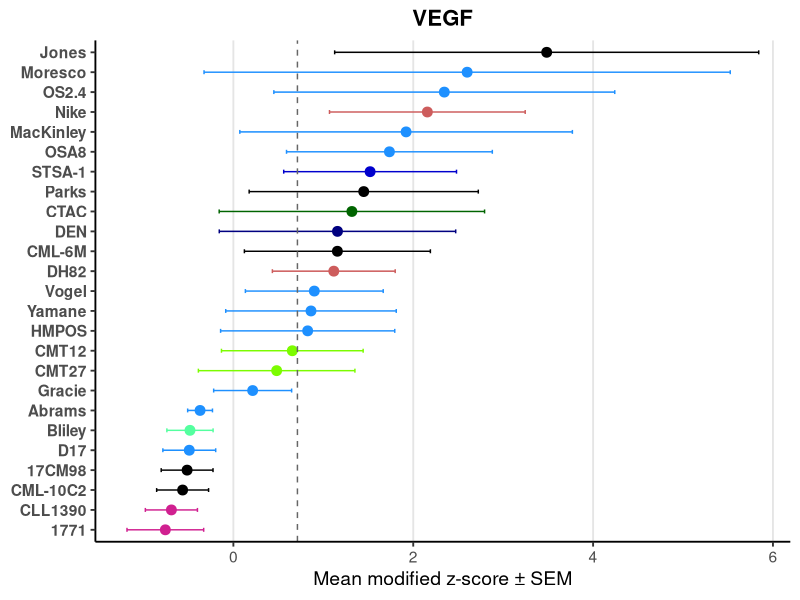
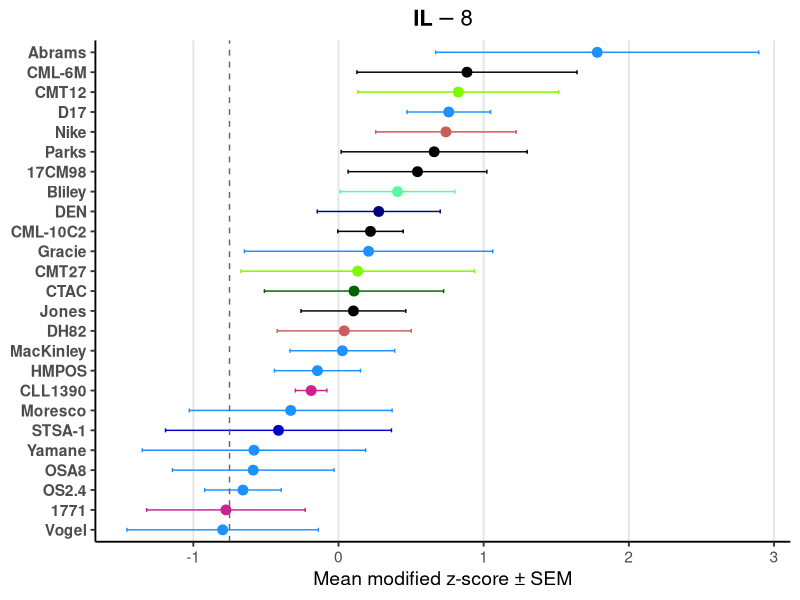
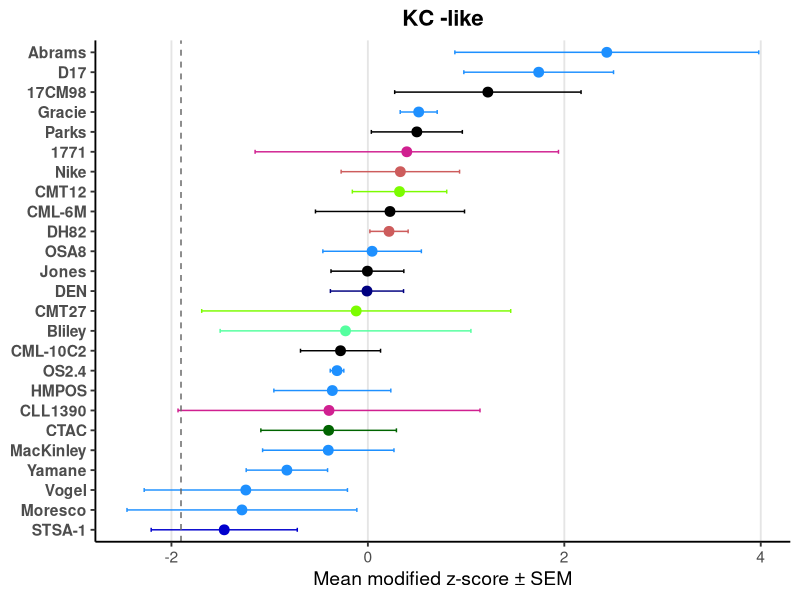
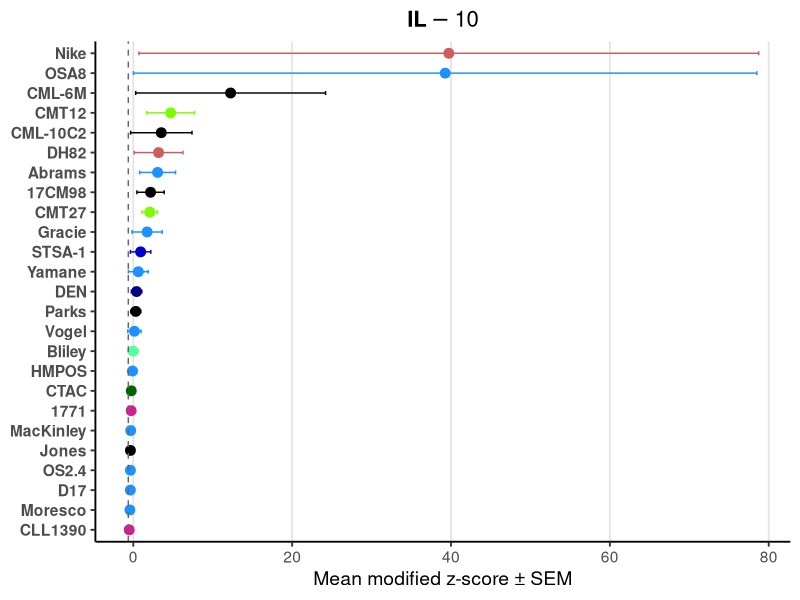
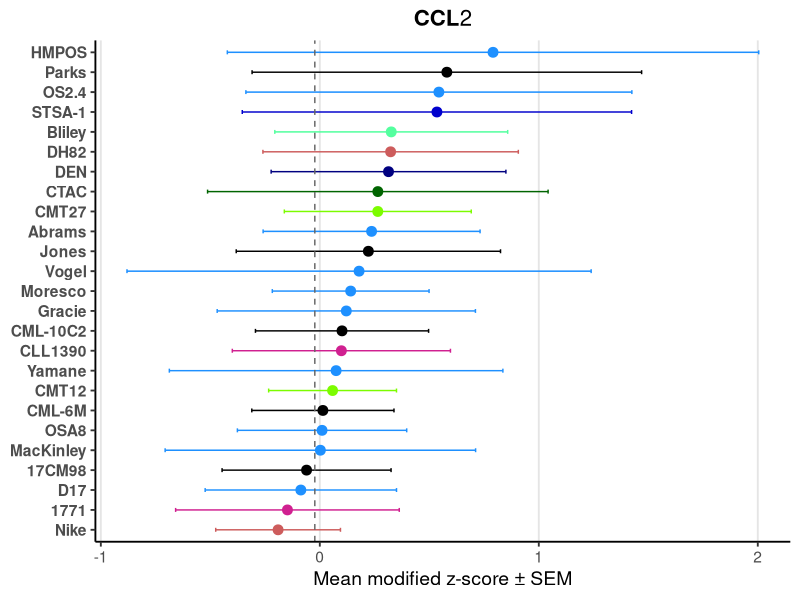
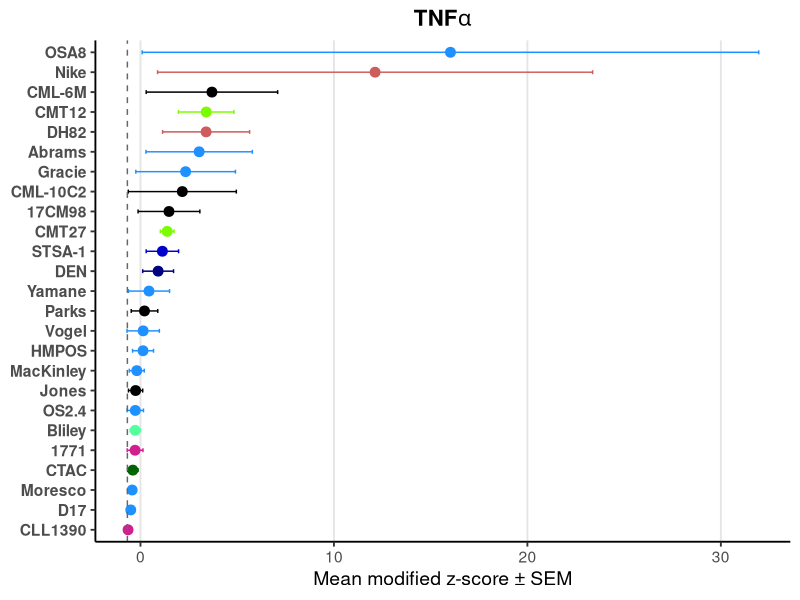
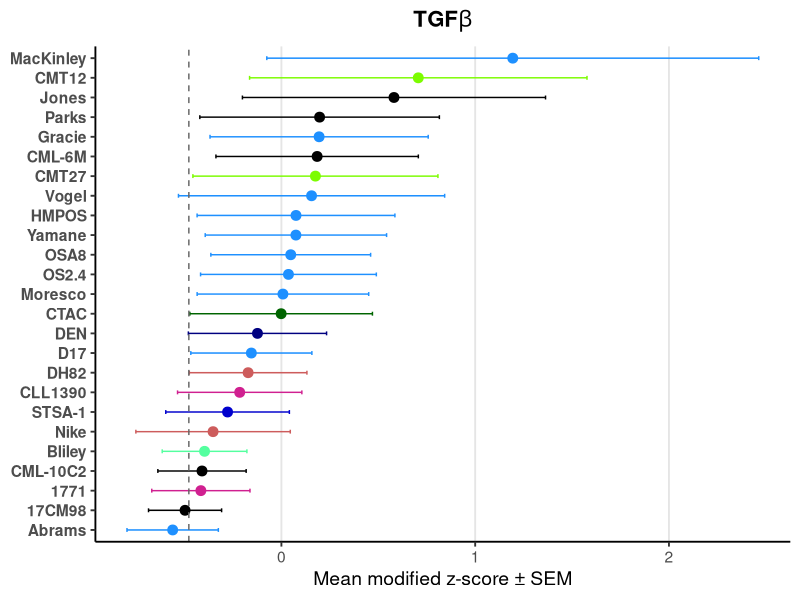

Write R code to recreate these figures, in order.
# ── LIBRARIES ─────────────────────────────────────────────────────────────────
library(readr)
library(dplyr)
library(tidyr)
library(ggplot2)
library(forcats)

# ── 1) READ IN YOUR DATA ───────────────────────────────────────────────────────
treat_df <- read_csv("modz_with_histo.csv", show_col_types = FALSE)

# ── 2) SPECIFY YOUR CONTROL VALUES ─────────────────────────────────────────────
ctrl_df <- tibble::tribble(
  ~cytokine,  ~treatment, ~donor_1_modz,  ~donor_2_modz,  ~donor_3_modz,
  "vegf",     "Ctrl",      2.484984796,   -0.277050892,  -0.071416965,
  "il.8",     "Ctrl",     -1.908891365,   -0.518655989,   0.175225627,
  "kc.like",  "Ctrl",     -3.256047169,   -1.895588795,  -0.556340602,
  "il.10",    "Ctrl",     -0.775007357,   -0.479740681,  -0.619945737,
  "ccl2",     "Ctrl",     -1.110884361,    1.091099152,  -0.048639654,
  "tnf.a",    "Ctrl",     -0.673432753,   -0.682682226,  -0.674500000,
  "tgf.b",    "Ctrl",     -0.826084544,	  -0.685080499, 	0.078190664,
) %>%
  mutate(histology = "Control")

# ── 3) STACK & PIVOT TO LONG FORM ──────────────────────────────────────────────
full_df <- bind_rows(treat_df, ctrl_df)

long_df <- full_df %>%
  pivot_longer(
    cols         = starts_with("donor_"),
    names_to     = "donor",
    names_prefix = "donor_",
    values_to    = "z_mod"
  )

# ── 4) SUMMARIZE MEAN + SEM PER CYTOKINE × TREATMENT × HISTOLOGY ─────────────
summary_df <- long_df %>%
  group_by(cytokine, treatment, histology) %>%
  summarise(
    mean_z = mean(z_mod, na.rm = TRUE),
    se_z   = sd(z_mod,   na.rm = TRUE) / sqrt(n()),
    .groups = "drop"
  )

# ── 5) EXTRACT CONTROL MEANS FOR THE DASHED LINE ───────────────────────────────
ctrl_line <- summary_df %>%
  filter(treatment == "Ctrl") %>%
  select(cytokine, ctrl_mean = mean_z)

# ── 6) DEFINE YOUR COLORS ─────────────────────────────────────────────────────
hist_colors <- c(
  HS      = "indianred",
  HSA     = "navyblue",
  Lym     = "violetred",
  MC      = "lawngreen",
  Mel     = "black",
  OSA     = "dodgerblue",
  STS     = "mediumblue",
  TC      = "darkgreen",
  UC      = "seagreen1",
  Control = "#000000"
)

# ── 7) PLOTTING FUNCTION (POINTS + ERRORBARS + TRANSPARENT BACKGROUND) ────────
plot_cytokine <- function(cyt) {
  # map raw key to pretty title with Greek letters
  title_label <- switch(cyt,
                        "vegf"    = expression(bold(VEGF)),
                        "il.8"    = expression(bold(IL-8)),
                        "il.10"   = expression(bold(IL-10)),
                        "ccl2"    = expression(bold(CCL2)),
                        "kc.like" = expression(bold(KC~"-like")),
                        "tnf.a"   = expression(bold(TNF*alpha)),
                        "tgf.b"   = expression(bold(TGF*beta)),
                        cyt
  )
  
  df <- summary_df %>%
    filter(cytokine == cyt, treatment != "Ctrl") %>%
    mutate(
      # reorder so highest mean is at top when flipped
      treatment = fct_reorder(treatment, mean_z, .desc = FALSE)
    )
  
  y0 <- ctrl_line %>%
    filter(cytokine == cyt) %>%
    pull(ctrl_mean)
  
  ggplot(df, aes(x = treatment, y = mean_z, color = histology)) +
    geom_point(size = 3) +
    geom_errorbar(aes(ymin = mean_z - se_z, ymax = mean_z + se_z),
                  width = 0.2, size = 0.5) +
    geom_hline(yintercept = y0, linetype = "dashed", color = "grey40") +
    scale_color_manual(values = hist_colors) +
    coord_flip() +
    theme_classic(base_size = 14, base_family = "sans") +
    theme(
      # make backgrounds transparent
      panel.background    = element_rect(fill = "transparent", color = NA),
      plot.background     = element_rect(fill = "transparent", color = NA),
      legend.background   = element_rect(fill = "transparent", color = NA),
      
      legend.position     = "none",
      axis.title.y        = element_blank(),
      axis.text.y         = element_text(face = "bold"),
      plot.title          = element_text(size = 16, hjust = 0.5),
      panel.grid.major.x  = element_line(color = "grey90"),
      panel.grid.minor.x  = element_blank()
    ) +
    labs(
      title = title_label,
      y     = "Mean modified z-score ± SEM"
    )
}

# ── 8) SAVE EACH PLOT AS A TRANSPARENT PNG AT 600 DPI ─────────────────────────
cytokines <- c("vegf","il.8","kc.like","il.10","ccl2","tnf.a","tgf.b")

for(cyt in cytokines) {
  p <- plot_cytokine(cyt)
  
  pretty <- switch(cyt,
                   "vegf"    = "VEGF",
                   "il.8"    = "IL-8",
                   #"il.10"   = "IL-10",
                   "ccl2"    = "CCL2",
                   "kc.like" = "KC-like",
                   #"tnf.a"   = "TNF-alpha",
                   "tgf.b"   = "TGF-beta"
  )
  
  ggsave(
    filename = paste0(pretty, "_modz_plot.png"),
    plot     = p,
    dpi      = 600,
    width    = 7,      # inches
    height   = 6,      # inches
    units    = "in",
    bg       = "transparent"
  )
}

